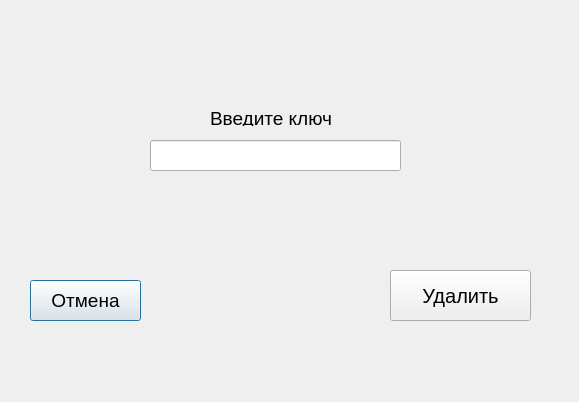
<?xml version="1.0" encoding="UTF-8"?>
<ui version="4.0">
 <class>Delete_element_window</class>
 <widget class="QDialog" name="Delete_element_window">
  <property name="geometry">
   <rect>
    <x>0</x>
    <y>0</y>
    <width>579</width>
    <height>402</height>
   </rect>
  </property>
  <property name="windowTitle">
   <string>Dialog</string>
  </property>
  <widget class="QPushButton" name="Cancel_button">
   <property name="geometry">
    <rect>
     <x>30</x>
     <y>280</y>
     <width>111</width>
     <height>41</height>
    </rect>
   </property>
   <property name="font">
    <font>
     <pointsize>14</pointsize>
    </font>
   </property>
   <property name="text">
    <string>Отмена</string>
   </property>
  </widget>
  <widget class="QPushButton" name="Delete_button">
   <property name="geometry">
    <rect>
     <x>390</x>
     <y>270</y>
     <width>141</width>
     <height>51</height>
    </rect>
   </property>
   <property name="font">
    <font>
     <pointsize>15</pointsize>
    </font>
   </property>
   <property name="text">
    <string>Удалить</string>
   </property>
  </widget>
  <widget class="QLabel" name="label">
   <property name="geometry">
    <rect>
     <x>210</x>
     <y>110</y>
     <width>131</width>
     <height>16</height>
    </rect>
   </property>
   <property name="font">
    <font>
     <pointsize>14</pointsize>
    </font>
   </property>
   <property name="text">
    <string>Введите ключ </string>
   </property>
  </widget>
  <widget class="QLineEdit" name="lineEdit">
   <property name="geometry">
    <rect>
     <x>150</x>
     <y>140</y>
     <width>251</width>
     <height>31</height>
    </rect>
   </property>
  </widget>
 </widget>
 <resources/>
 <connections/>
</ui>
